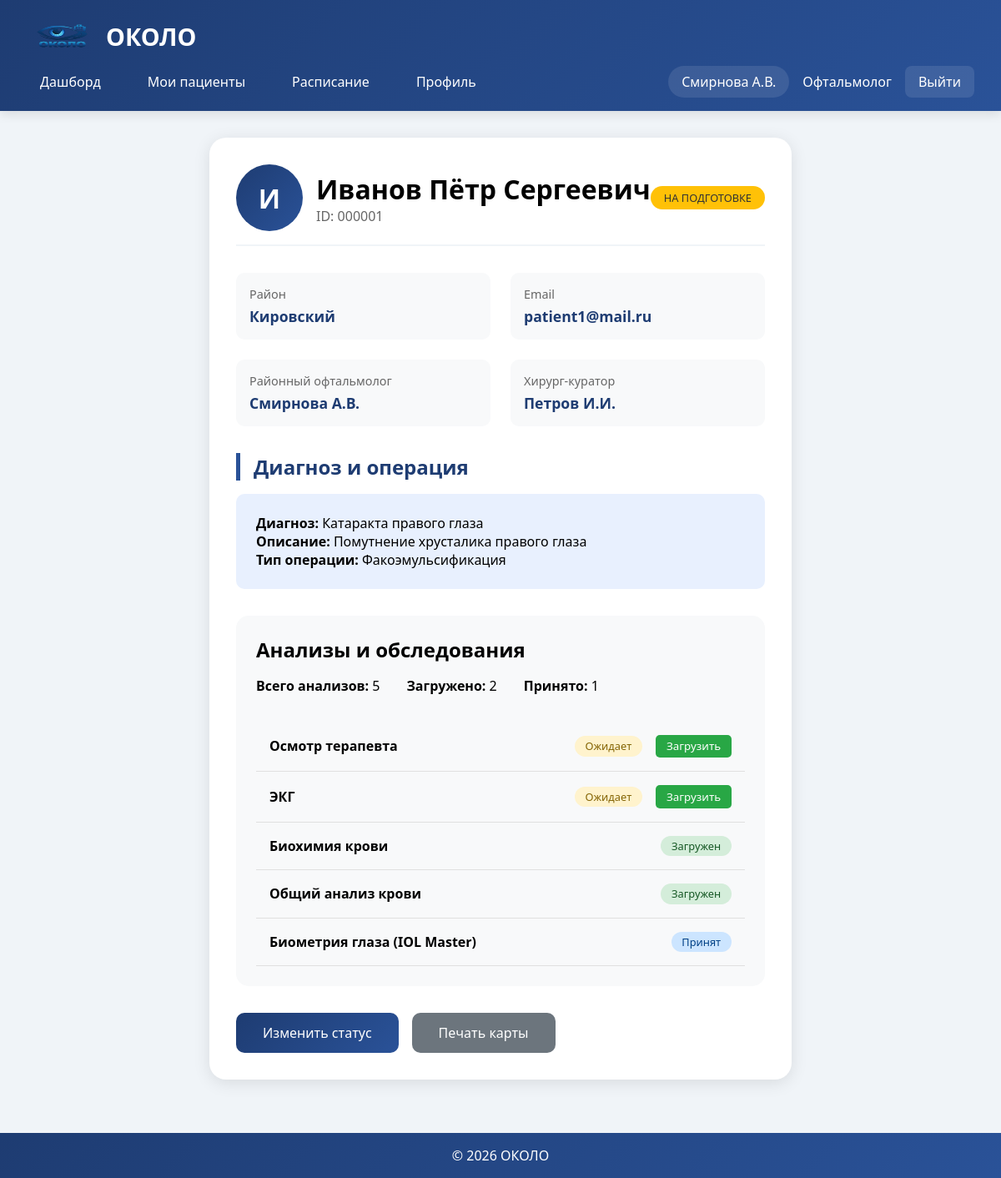
/patient_detail.php?id=1 (signed in), run on the app's committed database.
### tables this page shows
CREATE TABLE patients (
    id INT AUTO_INCREMENT PRIMARY KEY,
    user_id INT,
    district VARCHAR(100),
    doctor_id INT,
    surgeon_id INT,
    created_at TIMESTAMP DEFAULT CURRENT_TIMESTAMP,
    FOREIGN KEY (user_id) REFERENCES users(id) ON DELETE CASCADE,
    FOREIGN KEY (doctor_id) REFERENCES users(id) ON DELETE SET NULL,
    FOREIGN KEY (surgeon_id) REFERENCES users(id) ON DELETE SET NULL
);

CREATE TABLE users (
    id INT AUTO_INCREMENT PRIMARY KEY,
    username VARCHAR(100) NOT NULL,
    password VARCHAR(255) NOT NULL,
    full_name VARCHAR(150) NOT NULL,
    email VARCHAR(100) UNIQUE,
    role ENUM('patient', 'ophthalmologist', 'surgeon') DEFAULT 'patient',
    district VARCHAR(100),
    created_at TIMESTAMP DEFAULT CURRENT_TIMESTAMP
);

CREATE TABLE surgeries (
    id INT AUTO_INCREMENT PRIMARY KEY,
    patient_id INT NOT NULL,
    disease_id INT,
    surgery_type VARCHAR(255),
    status ENUM('new', 'preparation', 'review', 'approved', 'rejected') DEFAULT 'new',
    surgery_date DATE,
    notes TEXT,
    created_at TIMESTAMP DEFAULT CURRENT_TIMESTAMP,
    FOREIGN KEY (patient_id) REFERENCES patients(id) ON DELETE CASCADE,
    FOREIGN KEY (disease_id) REFERENCES diseases(id) ON DELETE SET NULL
);

CREATE TABLE diseases (
    id INT AUTO_INCREMENT PRIMARY KEY,
    name VARCHAR(255) NOT NULL,
    description TEXT
);

CREATE TABLE tests (
    id INT AUTO_INCREMENT PRIMARY KEY,
    surgery_id INT NOT NULL,
    test_name VARCHAR(255),
    status ENUM('pending', 'uploaded', 'approved', 'rejected') DEFAULT 'pending',
    file_path VARCHAR(500),
    uploaded_at TIMESTAMP NULL,
    FOREIGN KEY (surgery_id) REFERENCES surgeries(id) ON DELETE CASCADE
);

### patient_detail.php (the view, shortened to what this page needs)
<?php
require_once 'includes/auth.php';
$patient_id = $_GET['id'] ?? 0;
$role = $_SESSION['role'];
$full_name = $_SESSION['full_name'];
$stmt = $pdo->prepare("
    SELECT p.*, u.full_name, u.district, u.email, u.username,
        d.name as diagnosis, d.description as diagnosis_desc,
        s.id as surgery_id, s.surgery_type, s.status, s.surgery_date, s.notes,
        (SELECT COUNT(*) FROM tests WHERE surgery_id = s.id) as tests_total,
        (SELECT COUNT(*) FROM tests WHERE surgery_id = s.id AND status = 'uploaded') as tests_uploaded,
        (SELECT COUNT(*) FROM tests WHERE surgery_id = s.id AND status = 'approved') as tests_approved,
        doc.full_name as doctor_name,
        surg.full_name as surgeon_name
    FROM patients p
    JOIN users u ON p.user_id = u.id
    LEFT JOIN surgeries s ON p.id = s.patient_id
    LEFT JOIN diseases d ON s.disease_id = d.id
    LEFT JOIN users doc ON p.doctor_id = doc.id
    LEFT JOIN users surg ON p.surgeon_id = surg.id
    WHERE p.id = ?
");
$stmt->execute([$patient_id]);
$patient = $stmt->fetch();
$stmt = $pdo->prepare("
    SELECT * FROM tests
    WHERE surgery_id = ?
    ORDER BY
        CASE status
            WHEN 'pending' THEN 1
            WHEN 'uploaded' THEN 2
            WHEN 'approved' THEN 3
            WHEN 'rejected' THEN 4
        END,
        test_name
");
$stmt->execute([$patient['surgery_id']]);
$tests = $stmt->fetchAll();
?>
<!DOCTYPE html>
<html lang="ru">
<head>
    <link rel="stylesheet" href="assets/css/style.css">
</head>
<body>
    <header>
        <div class="logo">
            <img src="assets/img/logo.png" alt="ОКОЛО" width="85" height="55">
            ОКОЛО
        </div>
        <nav>
    <div class="nav-links">
        <a href="dashboard.php" <?php echo basename($_SERVER['PHP_SELF']) == 'dashboard.php' ? 'class="active"' : ''; ?>>Дашборд</a>
        <?php if ($role === 'ophthalmologist' || $role === 'surgeon'): ?>
            <a href="patients.php" <?php echo basename($_SERVER['PHP_SELF']) == 'patients.php' ? 'class="active"' : ''; ?>>Мои пациенты</a>
        <?php endif; ?>
        <a href="schedule.php" <?php echo basename($_SERVER['PHP_SELF']) == 'schedule.php' ? 'class="active"' : ''; ?>>Расписание</a>
        <a href="profile.php" <?php echo basename($_SERVER['PHP_SELF']) == 'profile.php' ? 'class="active"' : ''; ?>>Профиль</a>
    </div>
    <div class="user-info">
        <span class="user-name"><?php echo htmlspecialchars($full_name); ?></span>
        <span class="role-badge"><?php
            $roles = [
                'patient' => 'Пациент',
                'ophthalmologist' => 'Офтальмолог',
                'surgeon' => 'Хирург'
            ];
            echo $roles[$role] ?? $role;
        ?></span>
        <a href="logout.php" class="logout-btn">Выйти</a>
    </div>
</nav>
    </header>
    <main class="container">
        <div class="patient-profile">
            <div class="profile-header">
                <div style="display: flex; align-items: center; gap: 1rem;">
                    <div class="patient-avatar">
                        <?php echo mb_substr($patient['full_name'], 0, 1); ?>
                    </div>
                    <div>
                        <h1><?php echo htmlspecialchars($patient['full_name']); ?></h1>
                        <p style="color: #666;">ID: <?php echo str_pad($patient['id'], 6, '0', STR_PAD_LEFT); ?></p>
                    </div>
                </div>
                <span class="status-badge status-<?php echo $patient['status']; ?>">
                    <?php
                    $statuses = [
                        'new' => 'Новый',
                        'preparation' => 'На подготовке',
                        'review' => 'На проверке',
                        'approved' => 'Одобрен',
                        'rejected' => 'Отклонен'
                    ];
                    echo $statuses[$patient['status']] ?? $patient['status'];
                    ?>
                </span>
            </div>
            <div class="info-grid">
                <div class="info-item">
                    <div class="info-label">Район</div>
                    <div class="info-value"><?php echo htmlspecialchars($patient['district']); ?></div>
                </div>
                <div class="info-item">
                    <div class="info-label">Email</div>
                    <div class="info-value"><?php echo htmlspecialchars($patient['email'] ?: 'Не указан'); ?></div>
                </div>
                <div class="info-item">
                    <div class="info-label">Районный офтальмолог</div>
                    <div class="info-value"><?php echo htmlspecialchars($patient['doctor_name'] ?: 'Не назначен'); ?></div>
                </div>
                <div class="info-item">
                    <div class="info-label">Хирург-куратор</div>
                    <div class="info-value"><?php echo htmlspecialchars($patient['surgeon_name'] ?: 'Не назначен'); ?></div>
                </div>
            </div>
            <div style="margin: 2rem 0;">
                <h2 class="section-title">Диагноз и операция</h2>
                <div style="background: #e8f0fe; padding: 1.5rem; border-radius: 10px;">
                    <p><strong>Диагноз:</strong> <?php echo htmlspecialchars($patient['diagnosis']); ?></p>
                    <p><strong>Описание:</strong> <?php echo htmlspecialchars($patient['diagnosis_desc'] ?: 'Нет описания'); ?></p>
                    <p><strong>Тип операции:</strong> <?php echo htmlspecialchars($patient['surgery_type']); ?></p>
                </div>
            </div>
            <div class="tests-section">
                <h2 style="margin-bottom: 1rem;">Анализы и обследования</h2>
                <div style="display: flex; gap: 2rem; margin-bottom: 2rem;">
                    <div>
                        <strong>Всего анализов:</strong> <?php echo $patient['tests_total']; ?>
                    </div>
                    <div>
                        <strong>Загружено:</strong> <?php echo $patient['tests_uploaded']; ?>
                    </div>
                    <div>
                        <strong>Принято:</strong> <?php echo $patient['tests_approved']; ?>
                    </div>
                </div>
                <div class="tests-list">
                    <?php foreach ($tests as $test): ?>
                    <div class="test-item" id="test-<?php echo $test['id']; ?>">
                        <div>
                            <strong><?php echo htmlspecialchars($test['test_name']); ?></strong>
                        </div>
                        <div style="display: flex; align-items: center; gap: 1rem;">
                            <span class="test-status <?php echo $test['status']; ?>">
                                <?php
                                $test_statuses = [
                                    'pending' => 'Ожидает',
                                    'uploaded' => 'Загружен',
                                    'approved' => 'Принят',
                                    'rejected' => 'Отклонен'
                                ];
                                echo $test_statuses[$test['status']] ?? $test['status'];
                                ?>
                            </span>
                            <?php if ($role === 'ophthalmologist' && $test['status'] === 'pending'): ?>
                            <form method="POST" style="display: inline;" enctype="multipart/form-data">
                                <button type="submit" class="btn-icon" style="background: #28a745; color: white;">
                                    Загрузить
                                </button>
                            </form>
                            <?php endif; ?>
                        </div>
                    </div>
                    <?php endforeach; ?>
                </div>
            </div>
            <?php if ($role === 'ophthalmologist' || $role === 'surgeon'): ?>
            <div class="action-buttons">
                <?php if ($role === 'ophthalmologist'): ?>
                <button class="btn" onclick="openModal('statusModal')" style="width: auto;">
                    Изменить статус
                </button>
                <?php endif; ?>
                <button class="btn" onclick="window.print()" style="width: auto; background: #6c757d;">
                    Печать карты
                </button>
            </div>
            <?php endif; ?>
        </div>
    </main>
    <footer>
        <p>&copy; 2026 ОКОЛО</p>
    </footer>
</body>
</html>

### assets/css/style.css (style rules this page uses)
* { margin: 0; padding: 0; box-sizing: border-box; font-family: 'Segoe UI', Tahoma, Geneva, Verdana, sans-serif; }
body { background-color: #f0f4f8; min-height: 100vh; display: flex; flex-direction: column; }
header { background: linear-gradient(135deg, #1e3c72 0%, #2a5298 100%); color: white; padding: 1rem 2rem; box-shadow: 0 4px 12px rgba(0,0,0,0.1); }
.logo { font-size: 1.8rem; font-weight: bold; display: flex; align-items: center; gap: 10px; }
nav { display: flex; justify-content: space-between; align-items: center; margin-top: 0.5rem; }
.nav-links { display: flex; gap: 1.5rem; }
.nav-links a { color: white; text-decoration: none; padding: 0.5rem 1rem; border-radius: 8px; transition: all 0.3s ease; font-weight: 500; }
.user-info { display: flex; align-items: center; gap: 1rem; }
.user-name { font-weight: 500; background: rgba(255,255,255,0.1); padding: 0.5rem 1rem; border-radius: 30px; }
.logout-btn { background: rgba(255,255,255,0.1); color: white; border: none; padding: 0.5rem 1rem; border-radius: 8px; cursor: pointer; transition: all 0.3s ease; text-decoration: none; }
.container { max-width: 1400px; margin: 2rem auto; padding: 0 2rem; flex: 1; }
.section-title { color: #1e3c72; margin: 2rem 0 1rem; font-size: 1.5rem; border-left: 5px solid #2a5298; padding-left: 1rem; }
.status-badge { display: inline-block; padding: 0.3rem 1rem; border-radius: 20px; font-size: 0.8rem; font-weight: 500; text-transform: uppercase; }
.status-preparation { background: #ffc107; color: #333; }
.btn { background: linear-gradient(135deg, #1e3c72 0%, #2a5298 100%); color: white; border: none; padding: 0.8rem 2rem; border-radius: 10px; font-size: 1rem; font-weight: 500; cursor: pointer; transition: all 0.3s ease; width: 100%; }
.tests-list { list-style: none; margin-top: 1rem; }
.test-item { display: flex; justify-content: space-between; align-items: center; padding: 0.8rem; border-bottom: 1px solid #e0e0e0; animation: fadeIn 0.3s ease-in; }
.test-status { padding: 0.2rem 0.8rem; border-radius: 15px; font-size: 0.8rem; font-weight: 500; }
.test-status.uploaded { background: #d4edda; color: #155724; }
.test-status.pending { background: #fff3cd; color: #856404; }
.test-status.approved { background: #cce5ff; color: #004085; }
footer { background: linear-gradient(135deg, #1e3c72 0%, #2a5298 100%); color: white; text-align: center; padding: 1rem; margin-top: auto; }

### patient_detail.php (style rules this page uses)
.patient-profile { background: white; border-radius: 20px; padding: 2rem; box-shadow: 0 4px 20px rgba(0,0,0,0.1); margin-bottom: 2rem; }
.profile-header { display: flex; justify-content: space-between; align-items: center; margin-bottom: 2rem; padding-bottom: 1rem; border-bottom: 2px solid #f0f4f8; }
.patient-avatar { width: 80px; height: 80px; background: linear-gradient(135deg, #1e3c72, #2a5298); border-radius: 50%; display: flex; align-items: center; justify-content: center; color: white; font-size: 2rem; font-weight: bold; }
.info-grid { display: grid; grid-template-columns: repeat(auto-fit, minmax(250px, 1fr)); gap: 1.5rem; margin-bottom: 2rem; }
.info-item { background: #f8f9fa; padding: 1rem; border-radius: 10px; }
.info-label { color: #666; font-size: 0.9rem; margin-bottom: 0.3rem; }
.info-value { color: #1e3c72; font-size: 1.1rem; font-weight: 600; }
.tests-section { background: #f8f9fa; border-radius: 15px; padding: 1.5rem; margin: 2rem 0; }
.test-item { display: flex; align-items: center; justify-content: space-between; padding: 1rem; border-bottom: 1px solid #e0e0e0; transition: all 0.3s ease; }
.btn-icon { padding: 0.3rem 0.8rem; border: none; border-radius: 5px; cursor: pointer; transition: all 0.3s ease; }
.action-buttons { display: flex; gap: 1rem; margin-top: 2rem; flex-wrap: wrap; }

### data on the page
patients: user.full_name "И", user.full_name "Иванов Пётр Сергеевич", id "000001", surgeries.status "НА ПОДГОТОВКЕ", user.district "Кировский", user.email "patient1@mail.ru", doctor.full_name "Смирнова А.В.", surgeon.full_name "Петров И.И.", diseases.name "Катаракта правого глаза", diseases.description "Помутнение хрусталика правого глаза", surgeries.surgery_type "Факоэмульсификация"
tests: test_name "Осмотр терапевта", status "Ожидает"
tests: test_name "ЭКГ", status "Ожидает"
tests: test_name "Биохимия крови", status "Загружен"
tests: test_name "Общий анализ крови", status "Загружен"
tests: test_name "Биометрия глаза (IOL Master)", status "Принят"

### other printed values
$full_name "Смирнова А.В."
$roles[$role] "Офтальмолог"
$patient['tests_total'] "5"
$patient['tests_uploaded'] "2"
$patient['tests_approved'] "1"
